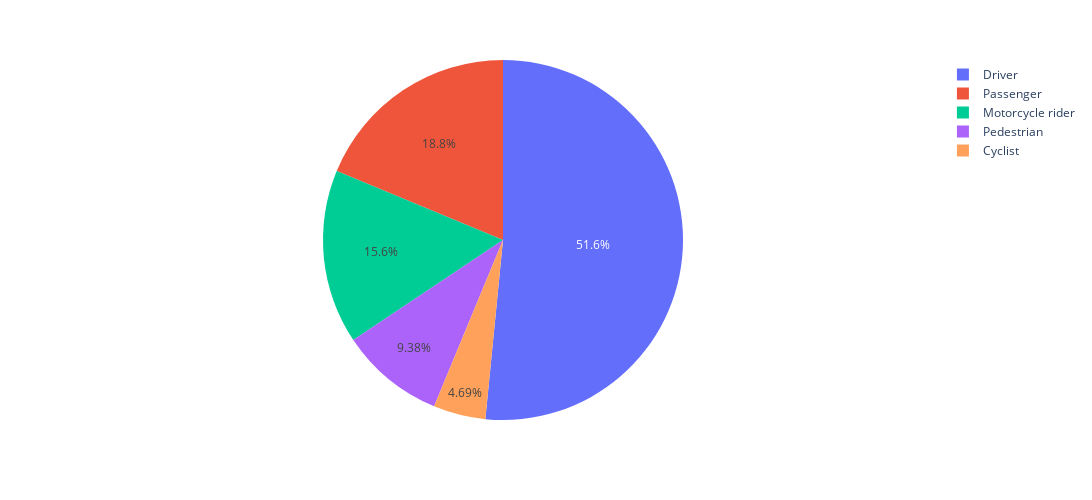

The cell this chart's notebook holds for it:
### Code cell
plt.figure(figsize=(10, 8))


px.pie(data_frame=act_grouped_by_RoadUser,values='Number Fatalities',names=act_grouped_by_RoadUser.index, width= 1500, height= 500)

### Figure 1 — Plotly figure (JSON) as saved in the notebook; plotly's stock layout.template omitted (floating-point values rounded to 4 significant figures)
{"data": [{"domain": {"x": [0, 1], "y": [0, 1]}, "hovertemplate": "Road User=%{label}<br>Number Fatalities=%{value}<extra></extra>", "labels": ["Cyclist", "Driver", "Motorcycle rider", "Passenger", "Pedestrian"], "legendgroup": "", "name": "", "showlegend": true, "type": "pie", "values": [3, 33, 10, 12, 6]}], "layout": {"height": 500, "legend": {"tracegroupgap": 0}, "margin": {"t": 60}, "width": 1500}}
